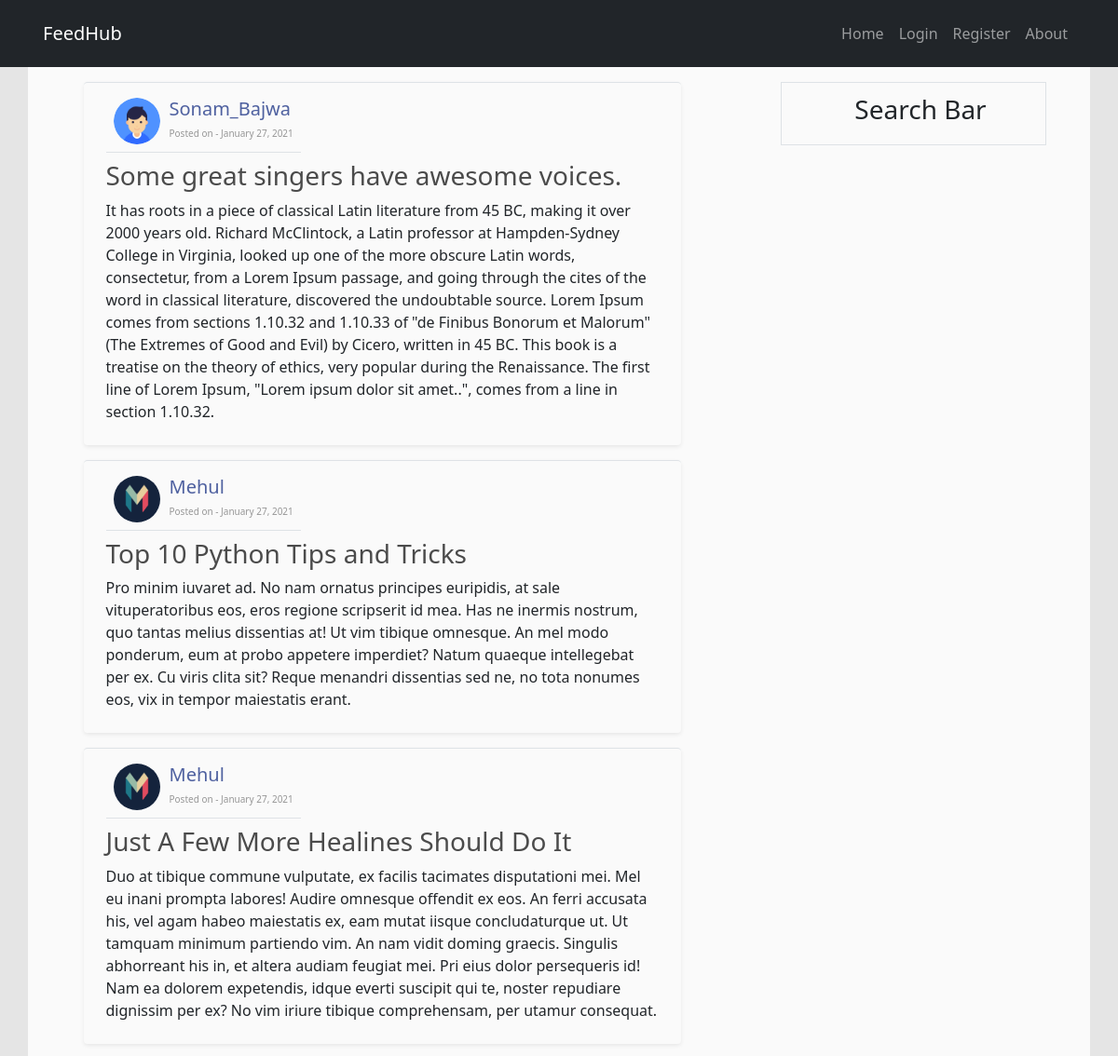
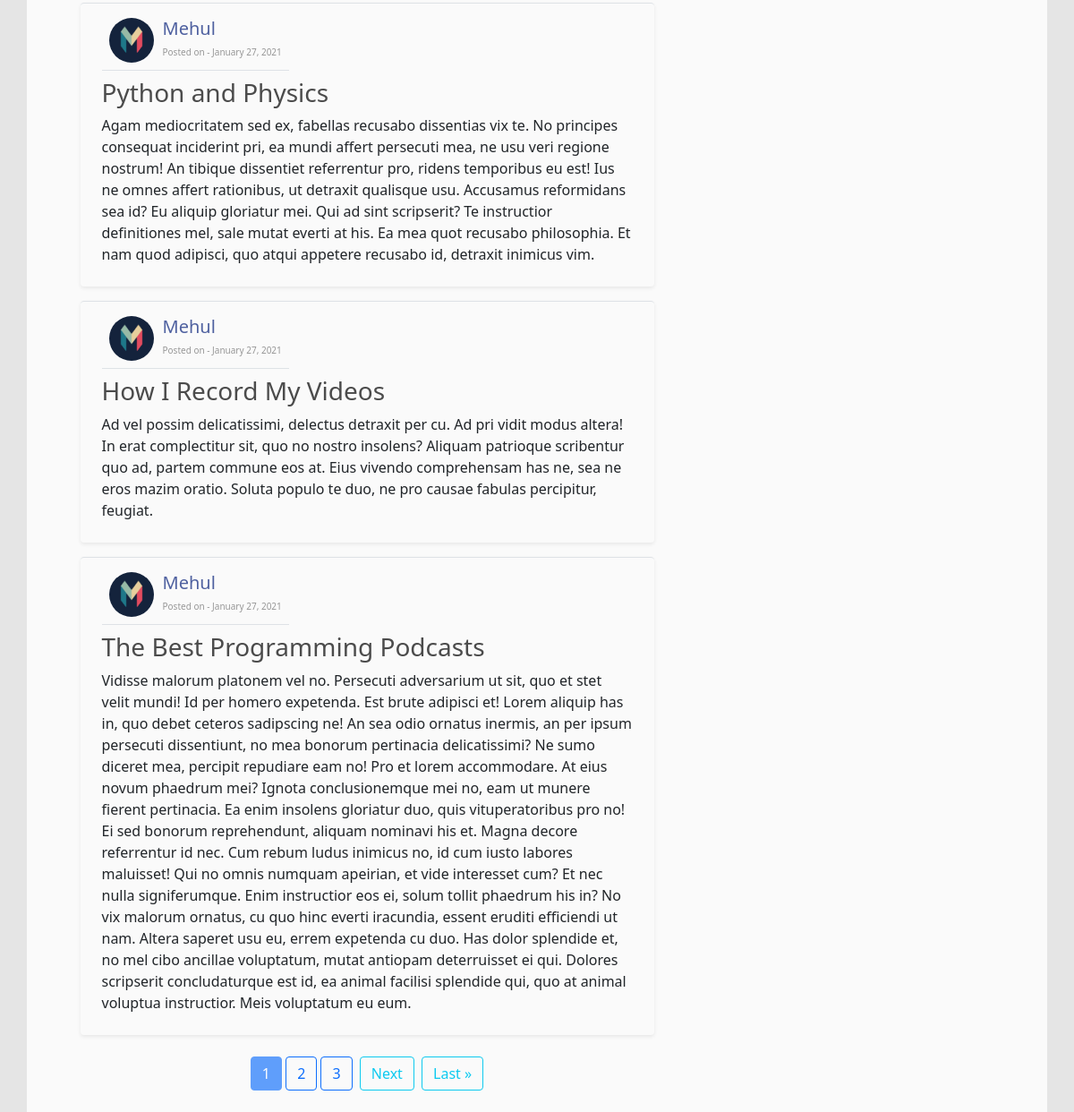
Before: / with the older database file (2 pictures, top to bottom).
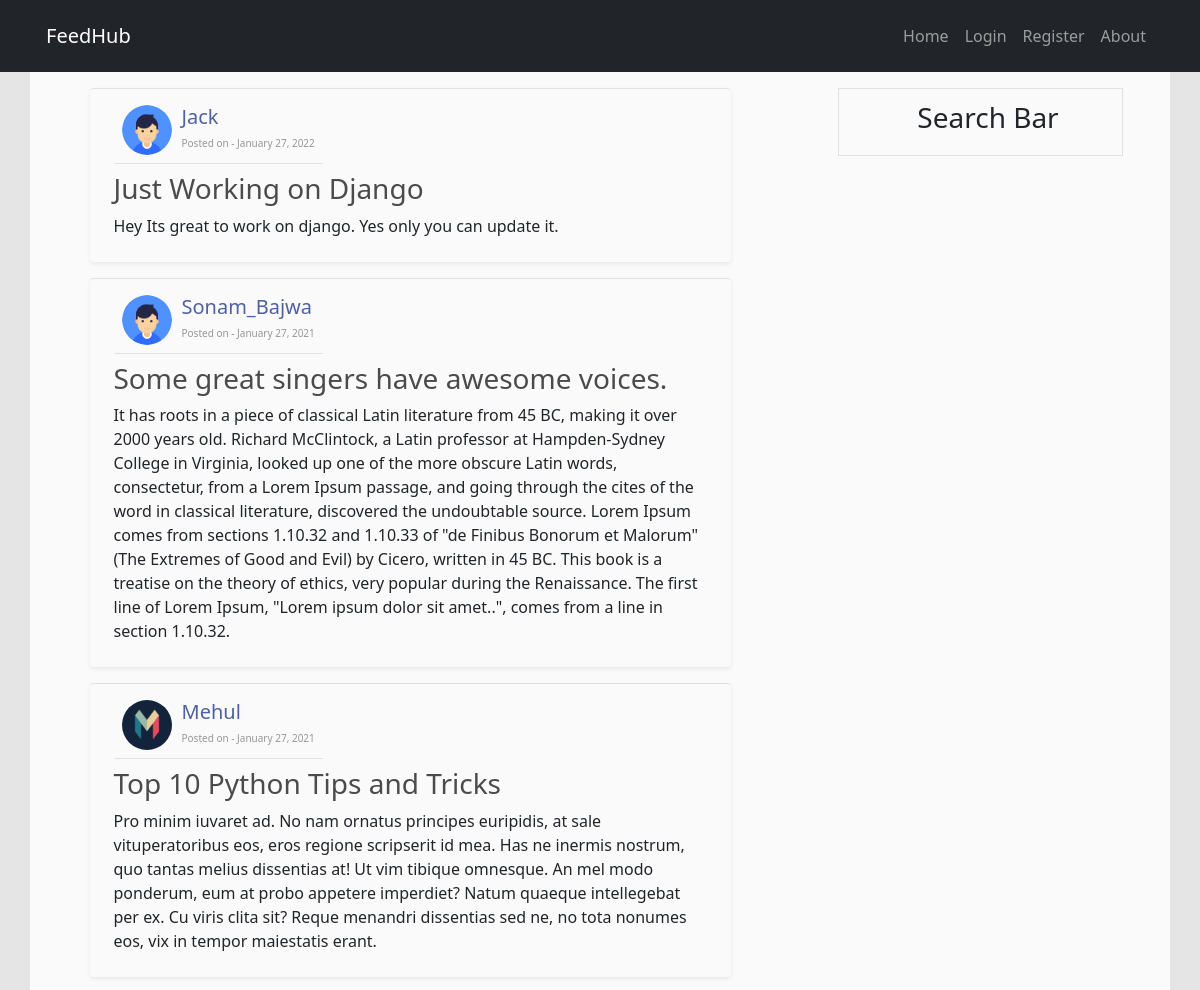
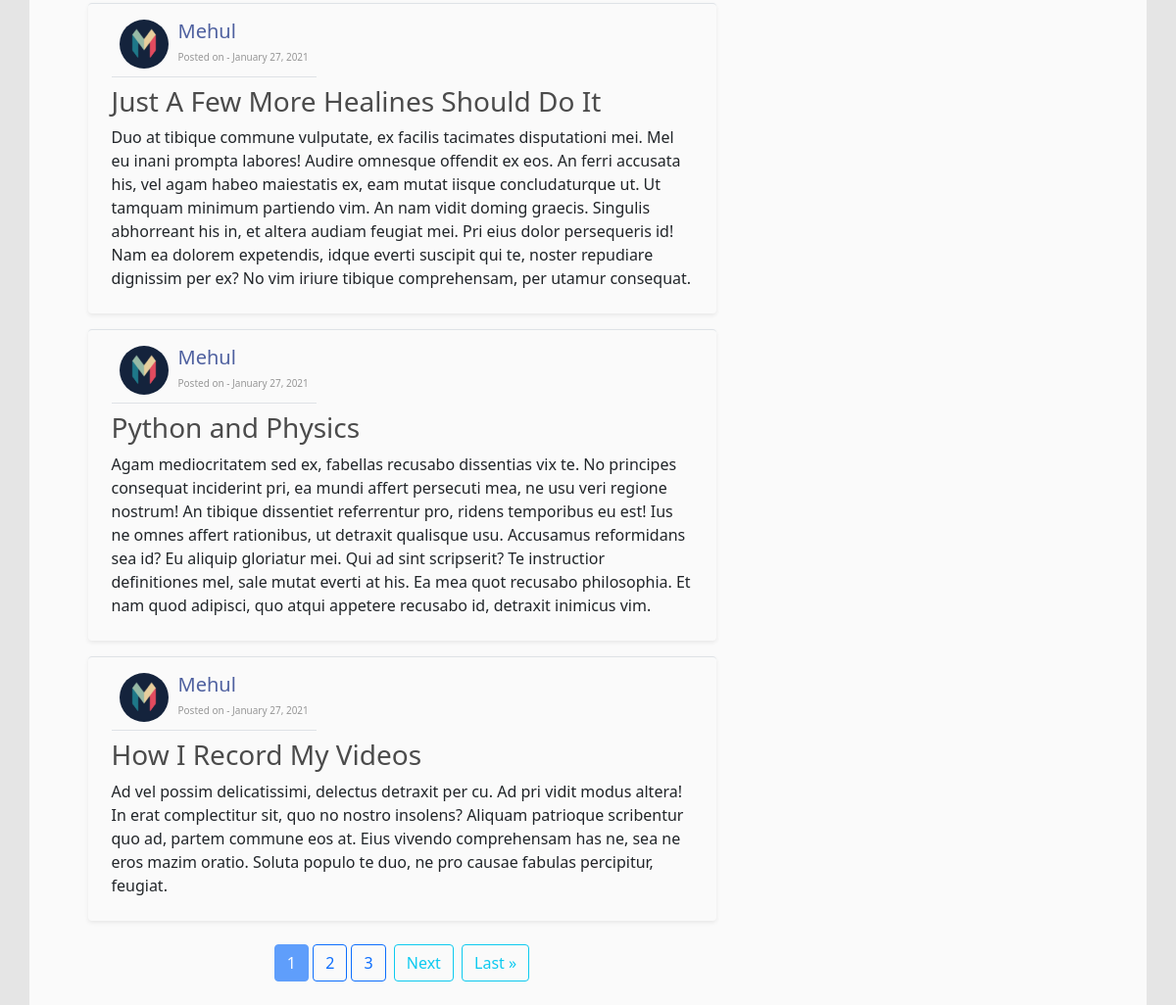
After: the same page with the newer database file (2 pictures, top to bottom).
### feedhub/models.py (models this page shows, shortened)
class Post(models.Model):
    title = models.CharField(max_length=100)
    content = models.TextField()
    date_posted = models.DateTimeField(default=timezone.now)
    author = models.ForeignKey(User, on_delete=models.CASCADE)

### users/models.py (models this page shows, shortened)
class Profile(models.Model):
    user = models.OneToOneField(User, on_delete=models.CASCADE)
    image = models.ImageField(default='default.jpg', upload_to='profile_pics')

### feedhub/views.py (the view)
# urls.py: path('', PostListView.as_view(), name='feed-home'),
class PostListView(ListView):
	model = Post
	template_name = 'feedhub/home.html'
	context_object_name = 'feed'
	ordering = ['-date_posted']
	paginate_by = 6

### feedhub/templates/feedhub/home.html (shortened to what this page needs)
{% extends "feedhub/base.html" %}
{% block content %}
	{% for post in feed %}
		<div class="container mb-3 py-2 _stpbx border-top rounded shadow-sm">
				<div class="d-inline-flex border-bottom mb-2 p-2">
					<img class="_usrlg" width="50px" height="50px" src="{{post.author.profile.image.url}}" alt="profile_pic">
					<div>
						<h2><a href="{% url 'feedhub:user-posts' post.author.username %}">{{ post.author }}</a></h2>
						<small>Posted on - {{ post.date_posted|date:"F j, Y"}}</small>
					</div>
				</div>
				<h3> <a href="{% url 'feedhub:feed-dtl' post.id %}">{{post.title}}</a> </h3>
				<p>{{ post.content }}</p>
		</div>
	{%endfor%}
	{% if is_paginated %}
		<div class="pagination mx-3 py-2 d-flex justify-content-center">
			<span class="step-links">
				{% for pn in page_obj.paginator.page_range %}
					{% if pn == page_obj.number %}
						<a href="#" class="btn btn-primary disabled">{{pn}}</a>
					{%elif pn > page_obj.number|add:-3 and pn < page_obj.number|add:3 %}
						<a href="?page={{pn}}" class="btn btn-outline-primary">{{pn}}</a>
					{% endif %}
				{% endfor %}
				{% if page_obj.has_next %}
						<a href="?page={{ page_obj.next_page_number }}" class="btn btn-outline-info mx-1">Next</a>
						<a href="?page={{ page_obj.paginator.num_pages }}" class="btn btn-outline-info">Last &raquo;</a>
				{% endif %}
			</span>
		</div>
	{% endif %}
{% endblock content %}

### feedhub/templates/feedhub/base.html (shortened to what this page needs)
{%load static%}
<!DOCTYPE html>
<html>
<head>
    <link rel="stylesheet" type="text/css" href="{% static 'feedhub/main.css' %}">
    <link href="https://cdn.jsdelivr.net/npm/bootstrap@5.0.0-beta1/dist/css/bootstrap.min.css" rel="stylesheet">
</head>
<body style="background-color:rgba(0,0,0,0.1)">
  <header class="bg-dark w-100">
    <nav class="navbar navbar-expand-lg navbar-dark bg-dark p-3 container">
      <a class="navbar-brand" href="{% url 'feedhub:feed-home' %}">FeedHub</a>
      <div class="collapse navbar-collapse d-flex flex-row-reverse" id="navbarSupportedContent">
        <ul class="navbar-nav">
          <li class="nav-item">
            <a class="nav-link" href="{% url 'feedhub:feed-home' %}">Home</a>
          </li>
          {% if user.is_authenticated %}
            <li class="nav-item">
              <a class="nav-link" href="{% url 'feedhub:feed-new' %}">Add Post</a>
            </li>
            <li class="nav-item">
              <a class="nav-link " href="{% url 'profile' %}">Profile</a>
            </li>
            <li class="nav-item">
              <a class="nav-link" href="{% url 'logout' %}">Logout</a>
            </li>
          {% else %}
            <li class="nav-item">
              <a class="nav-link" href="{% url 'login' %}">Login</a>
            </li>
            <li class="nav-item">
              <a class="nav-link" href="{% url 'register' %}">Register</a>
            </li>
          {% endif %}
          <li class="nav-item">
            <a class="nav-link" href="{% url 'feedhub:feed-about' %}">About</a>
          </li>
        </ul>
      </div>
    </nav>
  </header>
  <main class="container py-3" style="background-color:rgba(255,255,255,0.8);height:auto;">
    <div class="row">
      <section class="container col-7">
        {%block content%}
        {%endblock%}
      </section>
      {% if "login" in request.path or "password" in request.path or "register" in request.path %}
        <section style="display:none;">
          <div class="container m-2 p-1">
            <h3 class="text-center">Search Bar</h3>
          </div>
        </section>
      {%else%}
        <section class="container col-3 border h-50">
          <div class="container m-2 p-1">
            <h3 class="text-center">Search Bar</h3>
          </div>
        </section>
      {% endif %}
    </div>
  </main>
</body>
</html>

### feedhub/static/feedhub/main.css (style rules this page uses)
._stpbx h2 { font-size: 20px; margin: 0; }
._stpbx h2 a { text-decoration: none; color: rgba(60,80,150,0.9); }
._stpbx h3 a { text-decoration: none; color: rgba(0,0,0,0.7); }
._stpbx small { font-size: 10px; font-weight: normal; color: rgba(0,0,0,0.4); }
._usrlg { border-radius: 100%; margin-right: 10px; overflow: hidden; }

Changed rows visible on the page:
no longer on this page (row unchanged): Post: author.profile.image (picture), author "Mehul", date_posted "January 27, 2021", title "The Best Programming Podcasts", content "Vidisse malorum platonem vel no. Persecuti adversarium ut sit, quo et stet velit mundi! Id per homero expetenda. Est brute adipisci et! Lorem aliquip has in, quo debet ceteros sadipscing ne! An sea odio ornatus inermis, an per ipsum persecuti dissentiunt, no mea bonorum pertinacia delicatissimi? Ne sumo diceret mea, percipit repudiare eam no! Pro et lorem accommodare. At eius novum phaedrum mei? Ignota conclusionemque mei no, eam ut munere fierent pertinacia. Ea enim insolens gloriatur duo, quis vituperatoribus pro no! Ei sed bonorum reprehendunt, aliquam nominavi his et. Magna decore referrentur id nec. Cum rebum ludus inimicus no, id cum iusto labores maluisset! Qui no omnis numquam…"
added Post: author.profile.image (placeholder picture), author "Jack", date_posted "January 27, 2022", title "Just Working on Django", content "Hey Its great to work on django. Yes only you can update it."
